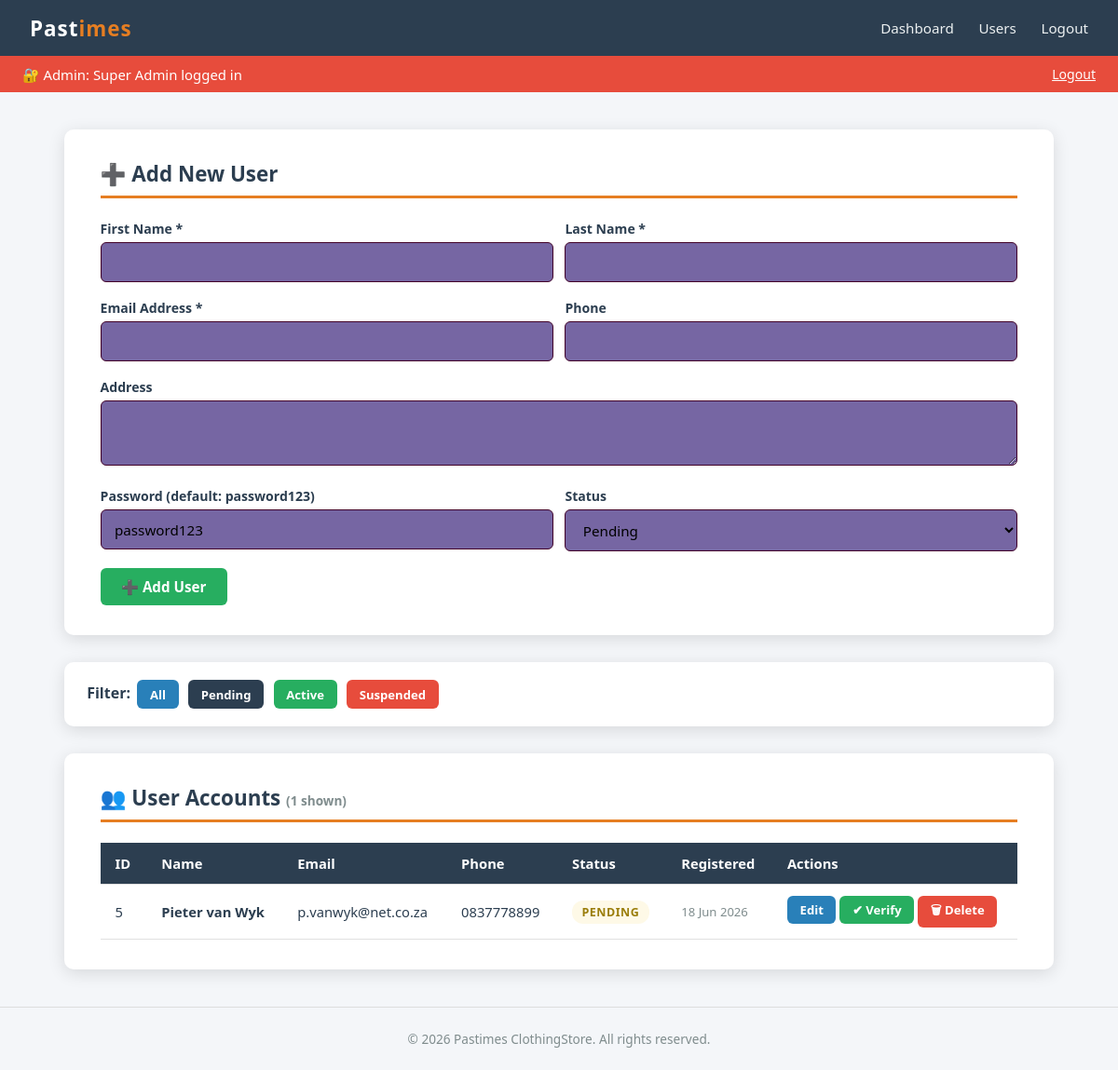
The app's page /Manage users.php?filter=pending (signed in) with its own data.
### tables this page shows
CREATE TABLE `tbluser` (
  `UserID` int(11) NOT NULL,
  `FirstName` varchar(80) NOT NULL,
  `LastName` varchar(80) NOT NULL,
  `Email` varchar(150) NOT NULL,
  `UserPass` varchar(255) NOT NULL,
  `Phone` varchar(20) DEFAULT NULL,
  `Address` text DEFAULT NULL,
  `Status` enum('pending','active','suspended') DEFAULT 'pending',
  `RegisteredAt` datetime DEFAULT current_timestamp()
);

### Manage users.php (the view, shortened to what this page needs)
<?php
$editUser    = null;
$filter      = $_GET['filter'] ?? 'all';
$conn = getDBConnection();
$filterSQL = '';
if (in_array($filter, ['pending', 'active', 'suspended'])) {
    $filterSQL = "WHERE Status = '$filter'";
}
$usersResult = $conn->query(
    "SELECT UserID, FirstName, LastName, Email, Phone, Address, Status, RegisteredAt
     FROM tblUser $filterSQL
     ORDER BY RegisteredAt DESC"
);
$usersArray = [];
while ($row = $usersResult->fetch_assoc()) {
    $usersArray[] = $row;
}
?>
<!DOCTYPE html>
<html lang="en">
<head>
    <link rel="stylesheet" href="../css/style.css">
</head>
<body>
<nav>
    <a class="brand" href="../index.php">Past<span>imes</span></a>
    <div class="nav-links">
        <a href="admin_dashboard.php">Dashboard</a>
        <a href="manage_users.php">Users</a>
        <a href="admin_logout.php">Logout</a>
    </div>
</nav>
<div class="user-bar" style="background:var(--clr-danger);">
    <span>🔐 Admin: <?= htmlspecialchars($_SESSION['admin_name']) ?> logged in</span>
    <a href="admin_logout.php">Logout</a>
</div>
<div class="page-wrapper">
    <div class="card">
        <h2><?= $editUser ? '✏️ Edit User' : '➕ Add New User' ?></h2>
        <form method="POST" action="manage_users.php">
            <div style="display:grid; grid-template-columns:1fr 1fr; gap:.8rem;">
                <div class="form-group">
                    <label>First Name *</label>
                    <input type="text" name="first_name" required
                           value="<?= htmlspecialchars($editUser['FirstName'] ?? '') ?>">
                </div>
                <div class="form-group">
                    <label>Last Name *</label>
                    <input type="text" name="last_name" required
                           value="<?= htmlspecialchars($editUser['LastName'] ?? '') ?>">
                </div>
            </div>
            <div style="display:grid; grid-template-columns:1fr 1fr; gap:.8rem;">
                <div class="form-group">
                    <label>Email Address *</label>
                    <input type="email" name="email" required
                           value="<?= htmlspecialchars($editUser['Email'] ?? '') ?>">
                </div>
                <div class="form-group">
                    <label>Phone</label>
                    <input type="tel" name="phone"
                           value="<?= htmlspecialchars($editUser['Phone'] ?? '') ?>">
                </div>
            </div>
            <div class="form-group">
                <label>Address</label>
                <textarea name="address"><?= htmlspecialchars($editUser['Address'] ?? '') ?></textarea>
            </div>
            <div style="display:grid; grid-template-columns:1fr 1fr; gap:.8rem;">
                <?php if (!$editUser): ?>
                <div class="form-group">
                    <label>Password (default: password123)</label>
                    <input type="text" name="password" value="password123">
                </div>
                <?php endif; ?>
                <div class="form-group">
                    <label>Status</label>
                    <select name="status">
                        <option value="pending"   <?= ($editUser['Status'] ?? '') === 'pending'   ? 'selected' : '' ?>>Pending</option>
                    </select>
                </div>
            </div>
            <button type="submit" class="btn btn-<?= $editUser ? 'info' : 'success' ?>">
                <?= $editUser ? '💾 Update User' : '➕ Add User' ?>
            </button>
        </form>
    </div>
    <div class="card" style="padding:1rem 1.5rem;">
        <strong>Filter:</strong>
        <a href="manage_users.php?filter=all"       class="btn btn-sm <?= $filter === 'all'       ? 'btn-primary' : 'btn-info' ?>" style="margin:.2rem;">All</a>
        <a href="manage_users.php?filter=pending"   class="btn btn-sm <?= $filter === 'pending'   ? 'btn-primary' : 'btn-accent' ?>" style="margin:.2rem;">Pending</a>
        <a href="manage_users.php?filter=active"    class="btn btn-sm <?= $filter === 'active'    ? 'btn-primary' : 'btn-success' ?>" style="margin:.2rem;">Active</a>
        <a href="manage_users.php?filter=suspended" class="btn btn-sm <?= $filter === 'suspended' ? 'btn-primary' : 'btn-danger' ?>" style="margin:.2rem;">Suspended</a>
    </div>
    <div class="card">
        <h2>👥 User Accounts
            <small style="font-size:.85rem; color:var(--clr-muted);">
                (<?= count($usersArray) ?> shown)
            </small>
        </h2>
        <?php if (empty($usersArray)): ?>
            <div class="alert alert-info">No users found with the selected filter.</div>
        <?php else: ?>
            <div class="tbl-wrap">
                <table class="data-table">
                    <thead>
                        <tr>
                            <th>ID</th>
                            <th>Name</th>
                            <th>Email</th>
                            <th>Phone</th>
                            <th>Status</th>
                            <th>Registered</th>
                            <th>Actions</th>
                        </tr>
                    </thead>
                    <tbody>
                        <?php foreach ($usersArray as $user): ?>
                        <tr>
                            <td><?= (int)$user['UserID'] ?></td>
                            <td>
                                <strong><?= htmlspecialchars($user['FirstName'] . ' ' . $user['LastName']) ?></strong>
                            </td>
                            <td><?= htmlspecialchars($user['Email']) ?></td>
                            <td><?= htmlspecialchars($user['Phone'] ?? '—') ?></td>
                            <td>
                                <span class="badge badge-<?= htmlspecialchars($user['Status']) ?>">
                                    <?= ucfirst(htmlspecialchars($user['Status'])) ?>
                                </span>
                            </td>
                            <td style="font-size:.82rem; color:var(--clr-muted);">
                                <?= date('d M Y', strtotime($user['RegisteredAt'])) ?>
                            </td>
                            <td>
                                <a href="manage_users.php?action=edit&id=<?= (int)$user['UserID'] ?>"
                                   class="btn btn-info btn-sm">Edit</a>
                                <?php if ($user['Status'] === 'pending'): ?>
                                    <form method="POST" action="manage_users.php"
                                          style="display:inline;">
                                        <button type="submit" class="btn btn-success btn-sm">✔ Verify</button>
                                    </form>
                                <?php endif; ?>
                                <form method="POST" action="manage_users.php"
                                      style="display:inline;"
                                      onsubmit="return confirm('Delete this user? This cannot be undone.');">
                                    <button type="submit" class="btn btn-danger btn-sm">🗑 Delete</button>
                                </form>
                            </td>
                        </tr>
                        <?php endforeach; ?>
                    </tbody>
                </table>
            </div>
        <?php endif; ?>
    </div>
</div>
<footer>
    <p>&copy; <?= date('Y') ?> Pastimes ClothingStore. All rights reserved.</p>
</footer>
</body>
</html>

### Style.css (style rules this page uses)
*, *::before, *::after { box-sizing: border-box; margin: 0; padding: 0; }
:root { --clr-primary: #2c3e50; --clr-accent: #e67e22; --clr-light: #ecf0f1; --clr-white: #ffffff; --clr-danger: #e74c3c; --clr-success: #27ae60; --clr-info: #2980b9; --clr-muted: #7f8c8d; --shadow: 0 4px 18px rgba(0,0,0,.12); --radius: 10px; --font: 'Segoe UI', Roboto, Arial, sans-serif; }
body { font-family: var(--font); background: #f4f6f9; color: var(--clr-primary); min-height: 100vh; }
nav { background: var(--clr-primary); padding: 0 2rem; display: flex; align-items: center; justify-content: space-between; height: 60px; box-shadow: var(--shadow); }
nav .brand { color: var(--clr-white); font-size: 1.4rem; font-weight: 700; text-decoration: none; letter-spacing: 1px; }
nav .brand span { color: var(--clr-accent); }
nav .nav-links a { color: var(--clr-light); text-decoration: none; margin-left: 1.4rem; font-size: .95rem; transition: color .2s; }
.page-wrapper { max-width: 1100px; margin: 2.5rem auto; padding: 0 1.2rem; }
.card { background: var(--clr-white); border-radius: var(--radius); box-shadow: var(--shadow); padding: 2rem 2.4rem; margin-bottom: 1.8rem; }
.card h2 { font-size: 1.4rem; margin-bottom: 1.4rem; border-bottom: 3px solid var(--clr-accent); padding-bottom: .5rem; color: var(--clr-primary); }
.form-group { margin-bottom: 1.1rem; }
.form-group label { display: block; font-size: .88rem; font-weight: 600; margin-bottom: .35rem; color: var(--clr-primary); }
.form-group input, .form-group select, .form-group textarea { width: 100%; padding: .65rem .9rem; border: 1.5px solid #420328; border-radius: 6px; font-size: .95rem; font-family: var(--font); transition: border-color .2s, box-shadow .2s; background: #7666a3; }
.form-group textarea { resize: vertical; min-height: 70px; }
.btn { display: inline-block; padding: .65rem 1.4rem; border: none; border-radius: 6px; cursor: pointer; font-size: .95rem; font-weight: 600; transition: opacity .2s, transform .1s; text-decoration: none; font-family: var(--font); }
.btn-primary { background: var(--clr-primary); color: #fff; }
.btn-danger { background: var(--clr-danger); color: #fff; }
.btn-success { background: var(--clr-success); color: #fff; }
.btn-info { background: var(--clr-info); color: #fff; }
.btn-sm { padding: .38rem .85rem; font-size: .82rem; }
.tbl-wrap { overflow-x: auto; }
table.data-table { width: 100%; border-collapse: collapse; font-size: .92rem; }
table.data-table thead tr { background: var(--clr-primary); color: #fff; }
table.data-table th, table.data-table td { padding: .75rem 1rem; text-align: left; border-bottom: 1px solid #e0e0e0; }
.badge { display: inline-block; padding: .25rem .65rem; border-radius: 12px; font-size: .78rem; font-weight: 700; text-transform: uppercase; letter-spacing: .5px; }
.badge-pending { background: #fef9e7; color: #9a7d0a; }
.user-bar { background: var(--clr-success); color: #fff; padding: .6rem 1.5rem; font-size: .93rem; display: flex; justify-content: space-between; align-items: center; }
.user-bar a { color: #fff; text-decoration: underline; font-size: .88rem; }
footer { text-align: center; padding: 1.5rem; font-size: .85rem; color: var(--clr-muted); border-top: 1px solid #ddd; margin-top: 2rem; }

### records on screen
tbluser: UserID "5", FirstName+LastName "Pieter van Wyk", Email "p.vanwyk@net.co.za", Phone "0837778899", Status "PENDING", RegisteredAt "18 Jun 2026"

### other values on screen
$_SESSION['admin_name'] "Super Admin"
count($usersArray) "1"
